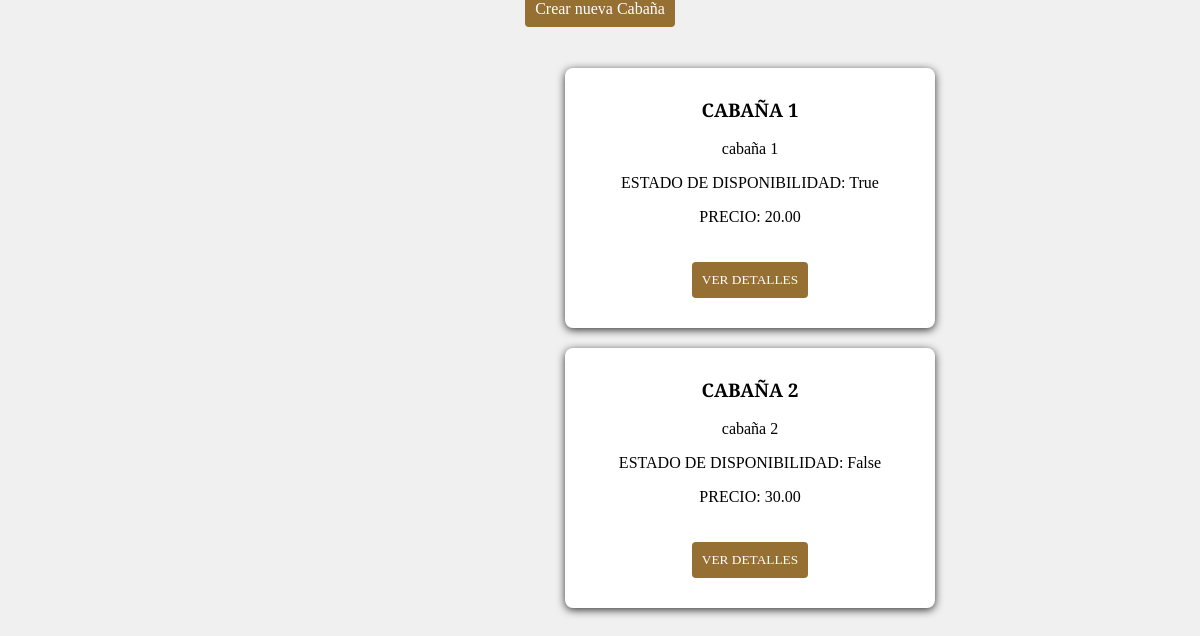
The page /cabin/manage/ on the database as committed earlier.
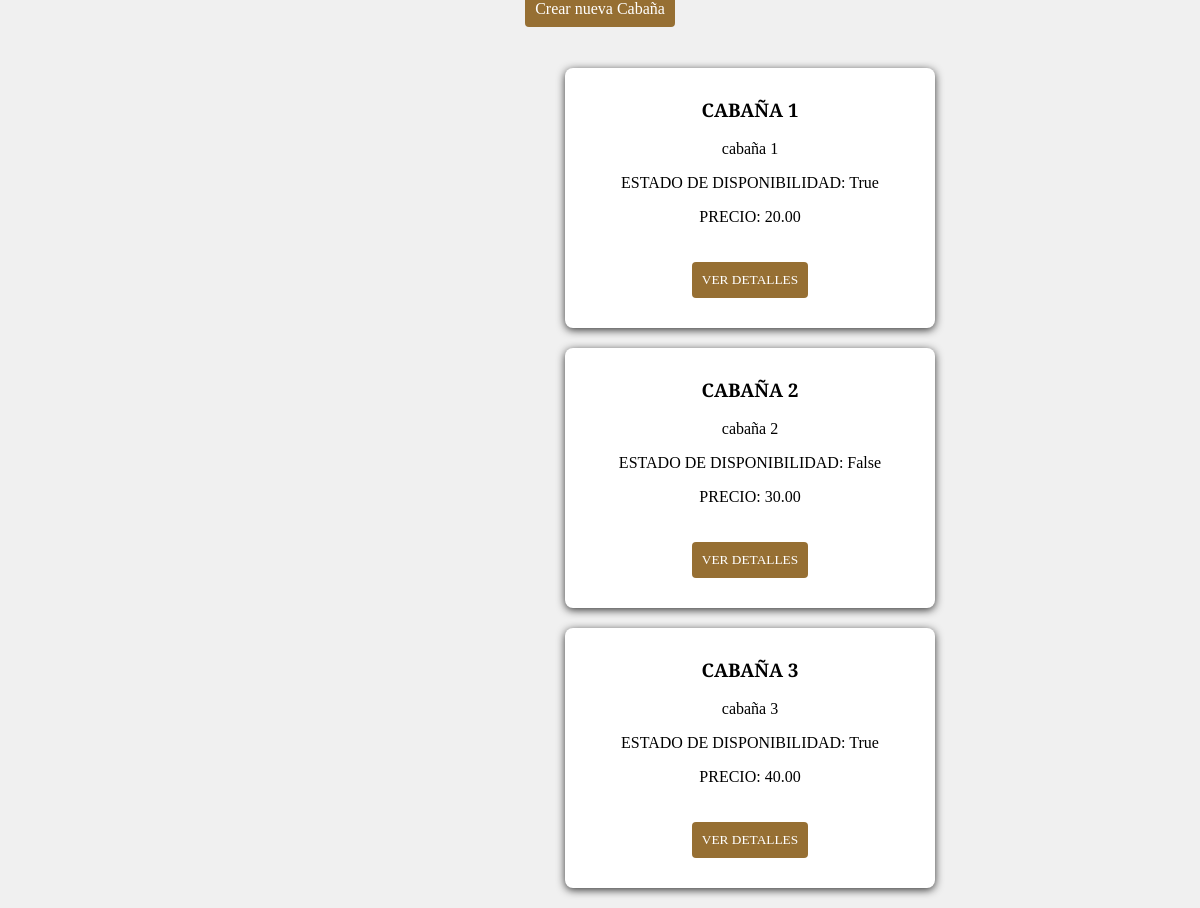
The same page on the database as committed later.
### cabin/models.py (models this page shows, shortened)
class Cabin(models.Model):
    number = models.IntegerField(verbose_name="Numero de la Cabaña")
    preview = models.TextField(blank=True, null=True, verbose_name="Preview de la Cabaña")
    description = models.TextField(verbose_name="Descripcion de la Cabaña")
    rooms = models.IntegerField(verbose_name="Nro. de Habitaciones")
    bathroom = models.IntegerField(verbose_name="Nro. de Baños")
    dining_room = models.CharField(max_length=20, verbose_name="Comedor")
    kitchen = models.CharField(max_length=20, verbose_name="Cocina")
    availability = models.BooleanField(verbose_name="Disponibilidad de la Cabaña")
    price = models.DecimalField(max_digits=4, decimal_places=2)
    class Meta:
        verbose_name = "cabin"
        verbose_name_plural = "cabins"

### cabin/views.py (the view)
# urls.py: path('manage/', ManageCabin.as_view(), name="cabin_manage"),
class ManageCabin(ListView):
    model = Cabin
    template_name = "dashboard/manage_cabin.html"
    context_object_name = "cabins"

### camping/context_processors.py (called while the page is built)
def form_processor(request):
    return {"form": Contact()}

### templates/dashboard/manage_cabin.html (shortened to what this page needs)
{% load static %}
<link rel="stylesheet" href="{% static 'css/style.css' %}">
{% block cabin %}
    <a href="{% url 'cabin:create_cabin' %}" class="cabin-create"> Crear nueva Cabaña </a>
    <section class="cabin-management">
        {% for cabin in cabins %}
            <article class="cabin-manage">
                <h3> CABAÑA {{ cabin.number }} </h3>
                <p> {{ cabin.preview }} </p>
                <p> ESTADO DE DISPONIBILIDAD: {{ cabin.availability }} </p>
                <p> PRECIO: {{ cabin.price }} </p>
                <button class="edit-cabin"> <a href="{% url 'cabin:cabin_edit' cabin.pk %}"> VER DETALLES </a> </button>
            </article>
        {% endfor %}
    </section>
{% endblock %}

Rows that differ between the two databases and show on the page:
added Cabin: number "3", preview "cabaña 3", availability "True", price "40.00"
